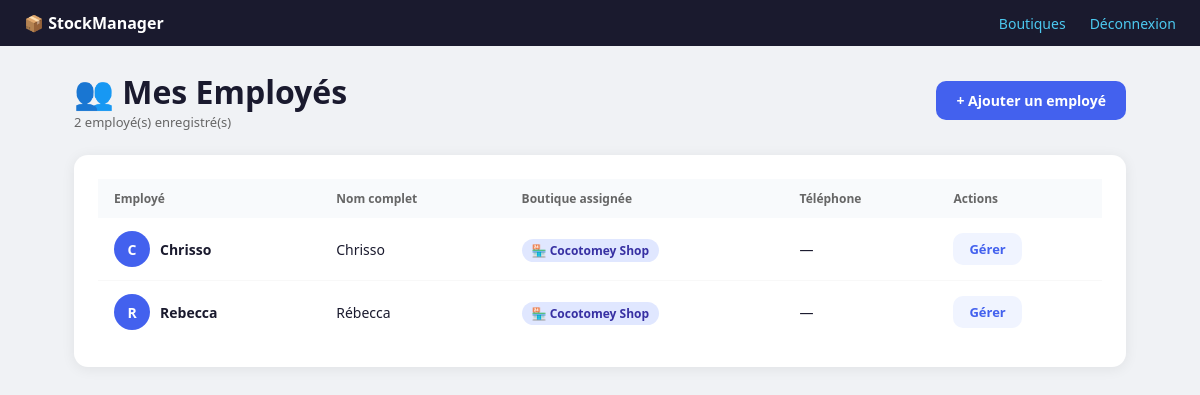
Before: /employes/ (signed in) with the older database file.
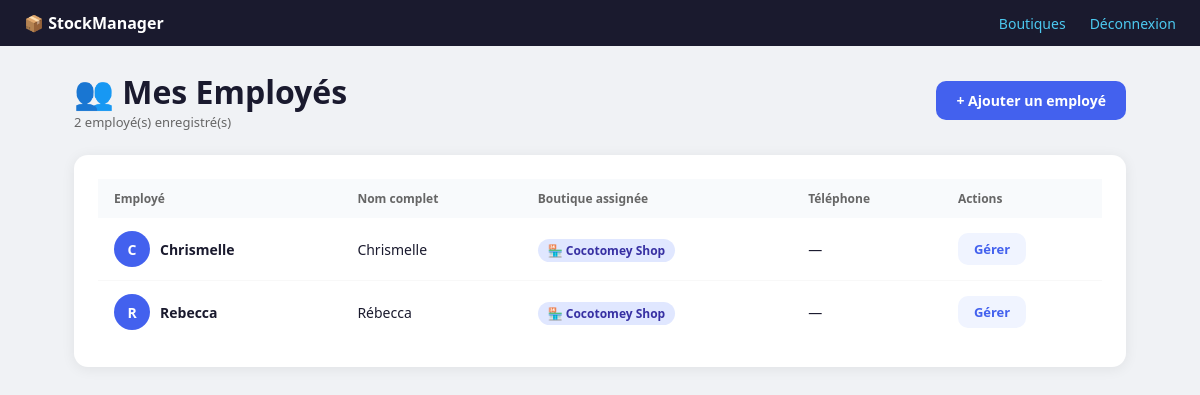
After: the same page with the newer database file.
### stock/models.py (models this page shows, shortened)
class ProfilEmploye(models.Model):
    ROLE_CHOICES = [
        ('proprietaire', 'Propriétaire'),
        ('employe', 'Employé'),
    ]
    user = models.OneToOneField(User, on_delete=models.CASCADE, related_name='profil')
    boutique = models.ForeignKey(
        Boutique,
        on_delete=models.SET_NULL,
        null=True, blank=True,
        related_name='employes'
    )
    role = models.CharField(max_length=20, choices=ROLE_CHOICES, default='employe')
    telephone = models.CharField(max_length=20, blank=True)
    @property
    def est_proprietaire(self):
        return self.role == 'proprietaire'

class Boutique(models.Model):
    nom = models.CharField(max_length=100)
    adresse = models.CharField(max_length=255, blank=True)
    telephone = models.CharField(max_length=20, blank=True)
    proprietaire = models.ForeignKey(
        User,
        on_delete=models.CASCADE,
        related_name='boutiques'
    )
    date_creation = models.DateTimeField(auto_now_add=True)
    est_active = models.BooleanField(default=True)
    class Meta:
        verbose_name = "Boutique"
        ordering = ['nom']

### stock/views.py (the view)
# urls.py: path('employes/', views.employes_liste, name='employes_liste'),
@login_required
@proprietaire_requis
def employes_liste(request):
    user = request.user
    boutiques = Boutique.objects.filter(proprietaire=user)
    employes = ProfilEmploye.objects.filter(
        boutique__in=boutiques,
        role='employe'
    ).select_related('user', 'boutique').order_by('boutique__nom', 'user__username')
    return render(request, 'stock/employes_liste.html', {
        'employes': employes,
        'boutiques': boutiques,
    })

### stock/context_processors.py (called while the page is built)
def demandes_en_attente(request):
    if not request.user.is_authenticated:
        return {}
    try:
        if request.user.profil.est_proprietaire:
            boutiques = Boutique.objects.filter(proprietaire=request.user)
            nb = DemandeArrivage.objects.filter(
                boutique__in=boutiques,
                statut='en_attente'
            ).count()
            return {'nb_demandes_attente': nb}
    except Exception:
        pass
    return {'nb_demandes_attente': 0}

### stock/views.py (called while the page is built)
def proprietaire_requis(view_func):
    @wraps(view_func)
    def wrapper(request, *args, **kwargs):
        try:
            profil = request.user.profil
        except Exception:
            raise PermissionDenied
        if not profil.est_proprietaire:
            messages.error(request, "Accès réservé au propriétaire.")
            return redirect('pos')  # L'employé atterrit sur la caisse
        return view_func(request, *args, **kwargs)
    return wrapper

### stock/templates/stock/employes_liste.html (shortened to what this page needs)
{% extends 'stock/base.html' %}
{% block content %}
<div class="page-header">
    <div>
        <h1>👥 Mes Employés</h1>
        <p style="color:#666; font-size:13px;">{{ employes.count }} employé(s) enregistré(s)</p>
    </div>
    <a href="{% url 'employe_creer' %}" class="btn btn-primary">+ Ajouter un employé</a>
</div>
<div class="card">
    {% if employes %}
    <table>
        <thead>
            <tr>
                <th>Employé</th>
                <th>Nom complet</th>
                <th>Boutique assignée</th>
                <th>Téléphone</th>
                <th>Actions</th>
            </tr>
        </thead>
        <tbody>
            {% for emp in employes %}
            <tr>
                <td>
                    <div style="display:flex; align-items:center; gap:10px;">
                        <div class="avatar">{{ emp.user.username|first|upper }}</div>
                        <strong>{{ emp.user.username }}</strong>
                    </div>
                </td>
                <td>{{ emp.user.get_full_name|default:"—" }}</td>
                <td>
                    {% if emp.boutique %}
                        <span class="badge badge-employe">🏪 {{ emp.boutique.nom }}</span>
                    {% else %}
                        <span style="color:#aaa; font-size:13px;">Non assigné</span>
                    {% endif %}
                </td>
                <td>{{ emp.telephone|default:"—" }}</td>
                <td>
                    <a href="{% url 'employe_detail' emp.id %}" class="btn" style="background:#f0f4ff; color:#4361ee; padding:7px 16px; font-size:13px;">Gérer</a>
                </td>
            </tr>
            {% endfor %}
        </tbody>
    </table>
    {% else %}
    <div class="empty">
        <p style="font-size:40px">👤</p>
        <p>Aucun employé pour le moment.</p>
        <a href="{% url 'employe_creer' %}" class="btn btn-primary" style="margin-top:16px;">+ Créer le premier employé</a>
    </div>
    {% endif %}
</div>
{% endblock %}

Changed rows visible on the page:
removed ProfilEmploye: user.username|first "C", user.username "Chrisso", user.get_full_name "Chrisso", boutique.nom "Cocotomey Shop", telephone "—"
added ProfilEmploye: user.username|first "C", user.username "Chrismelle", user.get_full_name "Chrismelle", boutique.nom "Cocotomey Shop", telephone "—"
